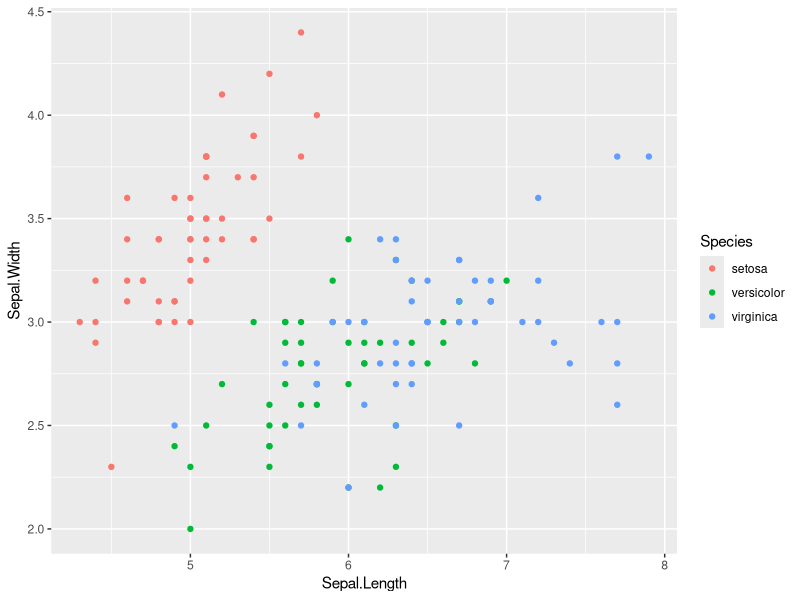
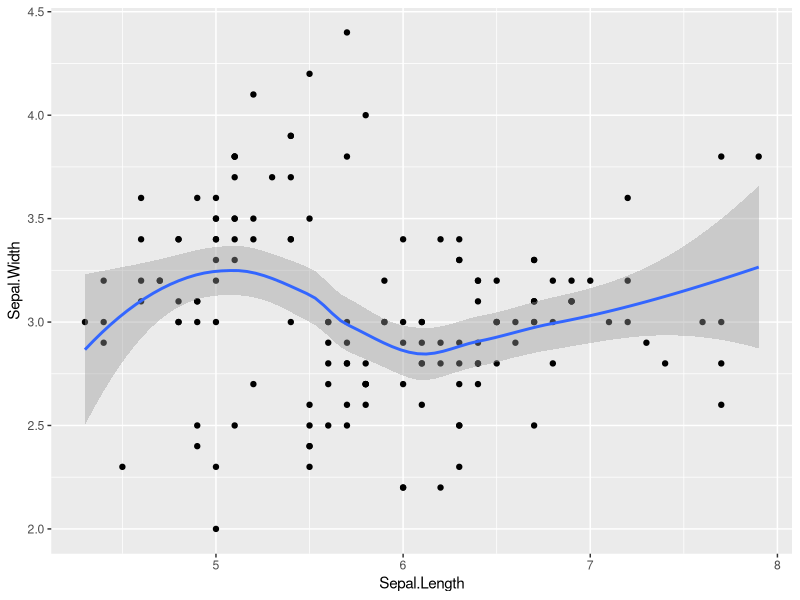
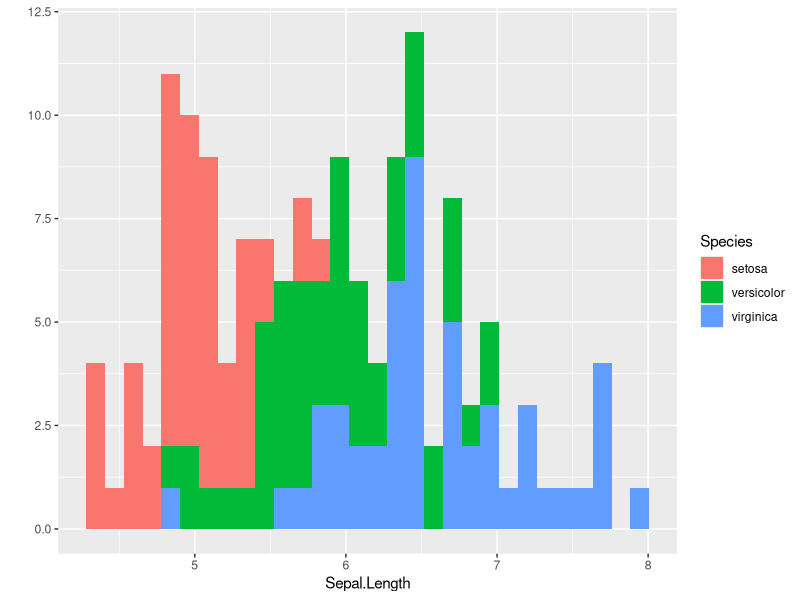
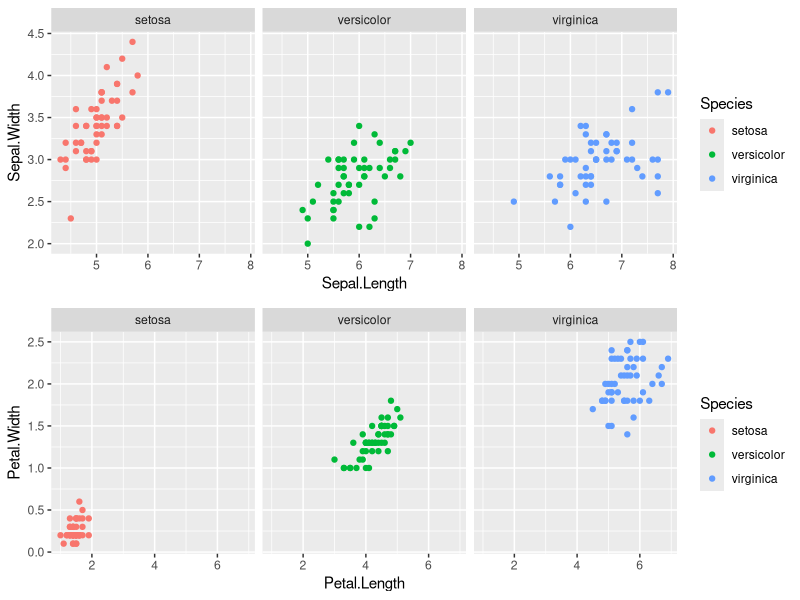

Write R code to recreate these figures, in order.
## ---- chunk 1
knitr::opts_chunk$set(echo = TRUE)
## ---- chunk 2
#Load library
library(data.table)
library(ggplot2)
library(gridExtra)
DT <- data.table(iris)
## ---- chunk 3
attach(DT)
## ---- chunk 4
head(DT)
summary(DT)

## ---- chunk 5
qplot(x = Sepal.Length, y = Sepal.Width , data = DT, color = Species)
## ---- chunk 6
qplot(x = Sepal.Length, y = Sepal.Width , data = DT, geom = c("point","smooth"))
## ---- chunk 7
qplot(Sepal.Length, data = DT, fill = Species)
## ---- chunk 8
par(mfrow=c(2,2))
plot1 <- qplot(Sepal.Length,Sepal.Width, data = DT, facets = .~ Species,color = Species)
plot2 <- qplot(Petal.Length,Petal.Width, data = DT, facets = .~ Species,color = Species)
grid.arrange(plot1, plot2)

